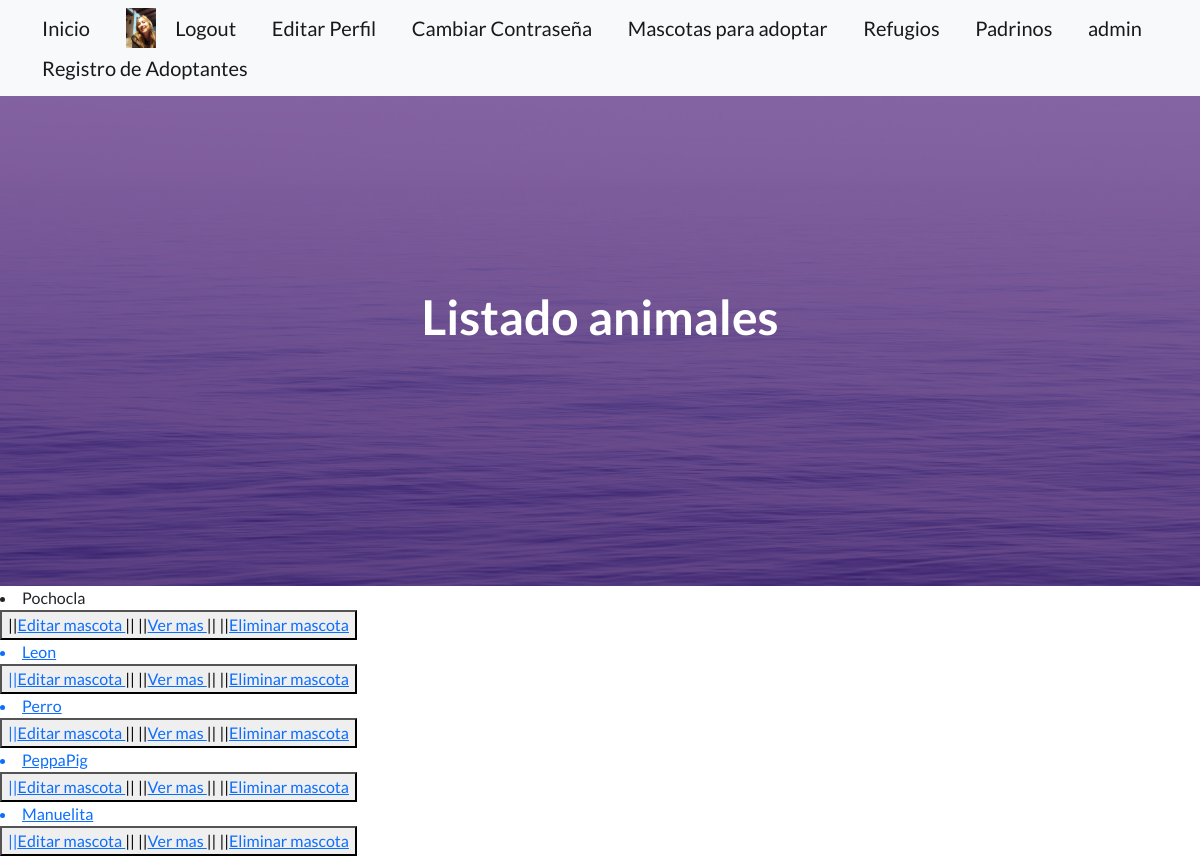
/listado_animales/ (signed in), run on an earlier commit of the app's database.
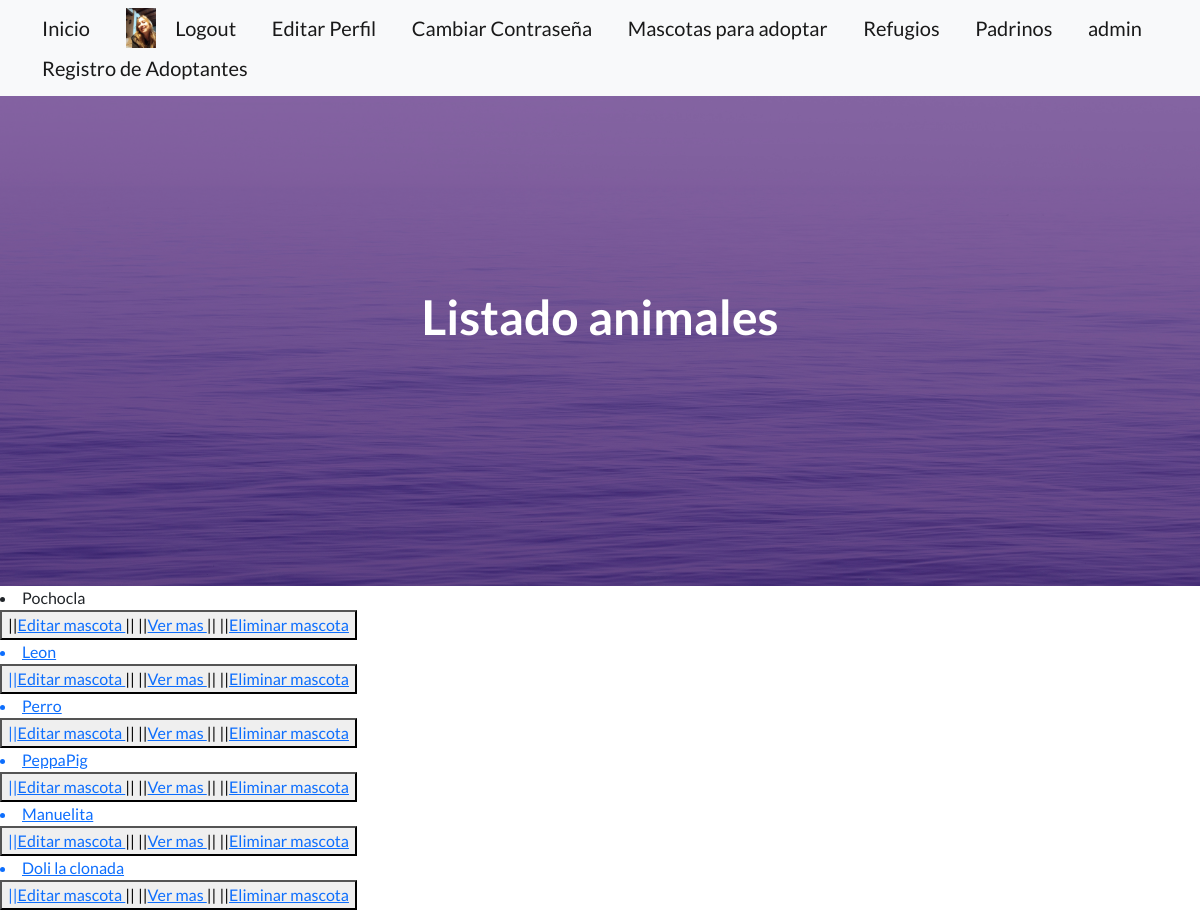
And on a later commit of the database.
### DogsApp/models.py (models this page shows, shortened)
class Avatar(models.Model):
    user = models.OneToOneField(User,on_delete=models.CASCADE)
    imagen = models.ImageField(upload_to="avatares", null=True, blank=True)

class Adoptado(models.Model):
    animal=models.CharField(max_length=15)
    nombre= models.CharField(max_length=15)
    edad= models.CharField(max_length=2, default=0,blank=True)
    foto=models.ImageField(upload_to="fotos_adoptados", null=True, blank=True)

### DogsApp/views.py (the view)
# urls.py: path("listado_animales/",leerview,name="listado animales"),
def leerview(request):
    adoptados=Adoptado.objects.all()
    contexto={"adoptados":adoptados}
    return render(request,"temp_app/leer.html", contexto)

### DogsApp/templates/temp_app/leer.html (shortened to what this page needs)
{% extends "padre/padre.html" %}
{% block main %}
{% for a in adoptados %}
<li>{{a.nombre}} </li>
<button>
||<a href ={%url "editar adoptado" a.id %}>Editar mascota </a>||
||<a href ={%url "detalle adoptado" a.id %}>Ver mas </a>||
||<a href ={%url "eliminar adoptado" a.id %}>Eliminar mascota
</button>
{% endfor %}
{% endblock main %}
{% block centro %}
Listado animales<Base></Base>
{% endblock centro %}

### DogsApp/templates/padre/padre.html (shortened to what this page needs)
<!DOCTYPE html>
<html lang="en">
    {% load static  %}
    <head>
        <link href="https://cdn.jsdelivr.net/npm/bootstrap-icons@1.5.0/font/bootstrap-icons.css" rel="stylesheet" type="text/css" />
        <link href={% static "css/styles.css" %} rel="stylesheet" />
    </head>
    <body>
        <nav class="navbar navbar-light bg-light static-top">
            <div class="container">
                <a class="navbar-brand" href="/">Inicio</a>
                {% if request.user.is_authenticated %}
                {% if request.user.avatar.imagen %}
                <img src="{{request.user.avatar.imagen.url}}" alt ="" height="40px">
                {% endif %}
                <a class="navbar-brand" href='/logout/'>Logout</a>
                <a class="navbar-brand" href={% url "editar perfil"%}{{request.user.name}}>Editar Perfil</a>
                <a class="navbar-brand" href='/cambiar_password/'>Cambiar Contraseña</a>
                {% else %}
                <a class="navbar-brand" href='/registro/'>Registrarse</a>
                <a class="navbar-brand" href="{% url 'login' %}">Login</a>
                {% endif %}
                <a class="navbar-brand" href='/mascotas/'>Mascotas para adoptar</a>
                <a class="navbar-brand" href='/refugio/'>Refugios</a>
                <a class="navbar-brand" href='/padrino/'>Padrinos</a>
                <a class="navbar-brand" href="/admin/">admin</a>
                 <a class="navbar-brand" href='/adoptante/'>Registro de Adoptantes</a>
            </div>
        </nav>
        <header class="masthead">
            <div class="container position-relative">
                <div class="row justify-content-center">
                    <div class="col-xl-6">
                        <div class="text-center text-white">
                            <h1 class="mb-5">
                                {% block centro %}{% endblock centro %}
                            </h1>
                        </div>
                    </div>
                </div>
            </div>
        </header>
        <main>
            {% block main %}
            {% endblock main %}</h1>
    </body>
</html>

What changed in the data, as far as the page shows it:
added Adoptado: nombre "Doli la clonada"
